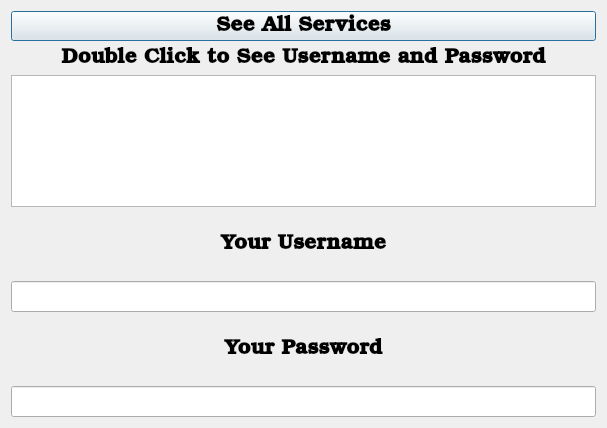
<?xml version="1.0" encoding="UTF-8"?>
<ui version="4.0">
 <class>Dialog</class>
 <widget class="QDialog" name="Dialog">
  <property name="geometry">
   <rect>
    <x>0</x>
    <y>0</y>
    <width>607</width>
    <height>428</height>
   </rect>
  </property>
  <property name="windowTitle">
   <string>Dialog</string>
  </property>
  <layout class="QVBoxLayout" name="verticalLayout">
   <item>
    <widget class="QPushButton" name="seeAllServices">
     <property name="font">
      <font>
       <family>Bookman Old Style</family>
       <pointsize>16</pointsize>
       <weight>75</weight>
       <bold>true</bold>
      </font>
     </property>
     <property name="text">
      <string>See All Services</string>
     </property>
    </widget>
   </item>
   <item>
    <widget class="QLabel" name="label">
     <property name="font">
      <font>
       <family>Bookman Old Style</family>
       <pointsize>16</pointsize>
       <weight>75</weight>
       <bold>true</bold>
      </font>
     </property>
     <property name="text">
      <string>Double Click to See Username and Password</string>
     </property>
     <property name="alignment">
      <set>Qt::AlignCenter</set>
     </property>
    </widget>
   </item>
   <item>
    <widget class="QListWidget" name="listWidget">
     <property name="font">
      <font>
       <family>Bookman Old Style</family>
       <pointsize>16</pointsize>
      </font>
     </property>
    </widget>
   </item>
   <item>
    <spacer name="horizontalSpacer">
     <property name="orientation">
      <enum>Qt::Horizontal</enum>
     </property>
     <property name="sizeHint" stdset="0">
      <size>
       <width>40</width>
       <height>20</height>
      </size>
     </property>
    </spacer>
   </item>
   <item>
    <widget class="QLabel" name="label_2">
     <property name="font">
      <font>
       <family>Bookman Old Style</family>
       <pointsize>16</pointsize>
       <weight>75</weight>
       <bold>true</bold>
      </font>
     </property>
     <property name="text">
      <string>Your Username</string>
     </property>
     <property name="alignment">
      <set>Qt::AlignCenter</set>
     </property>
    </widget>
   </item>
   <item>
    <spacer name="horizontalSpacer_5">
     <property name="orientation">
      <enum>Qt::Horizontal</enum>
     </property>
     <property name="sizeHint" stdset="0">
      <size>
       <width>40</width>
       <height>20</height>
      </size>
     </property>
    </spacer>
   </item>
   <item>
    <widget class="QLineEdit" name="usernameLabel">
     <property name="font">
      <font>
       <family>Bookman Old Style</family>
       <pointsize>16</pointsize>
      </font>
     </property>
    </widget>
   </item>
   <item>
    <spacer name="horizontalSpacer_4">
     <property name="orientation">
      <enum>Qt::Horizontal</enum>
     </property>
     <property name="sizeHint" stdset="0">
      <size>
       <width>40</width>
       <height>20</height>
      </size>
     </property>
    </spacer>
   </item>
   <item>
    <widget class="QLabel" name="label_4">
     <property name="font">
      <font>
       <family>Bookman Old Style</family>
       <pointsize>16</pointsize>
       <weight>75</weight>
       <bold>true</bold>
      </font>
     </property>
     <property name="text">
      <string>Your Password</string>
     </property>
     <property name="alignment">
      <set>Qt::AlignCenter</set>
     </property>
    </widget>
   </item>
   <item>
    <spacer name="horizontalSpacer_6">
     <property name="orientation">
      <enum>Qt::Horizontal</enum>
     </property>
     <property name="sizeHint" stdset="0">
      <size>
       <width>40</width>
       <height>20</height>
      </size>
     </property>
    </spacer>
   </item>
   <item>
    <widget class="QLineEdit" name="passwordLabel">
     <property name="font">
      <font>
       <family>Bookman Old Style</family>
       <pointsize>16</pointsize>
      </font>
     </property>
    </widget>
   </item>
  </layout>
 </widget>
 <resources/>
 <connections/>
</ui>
